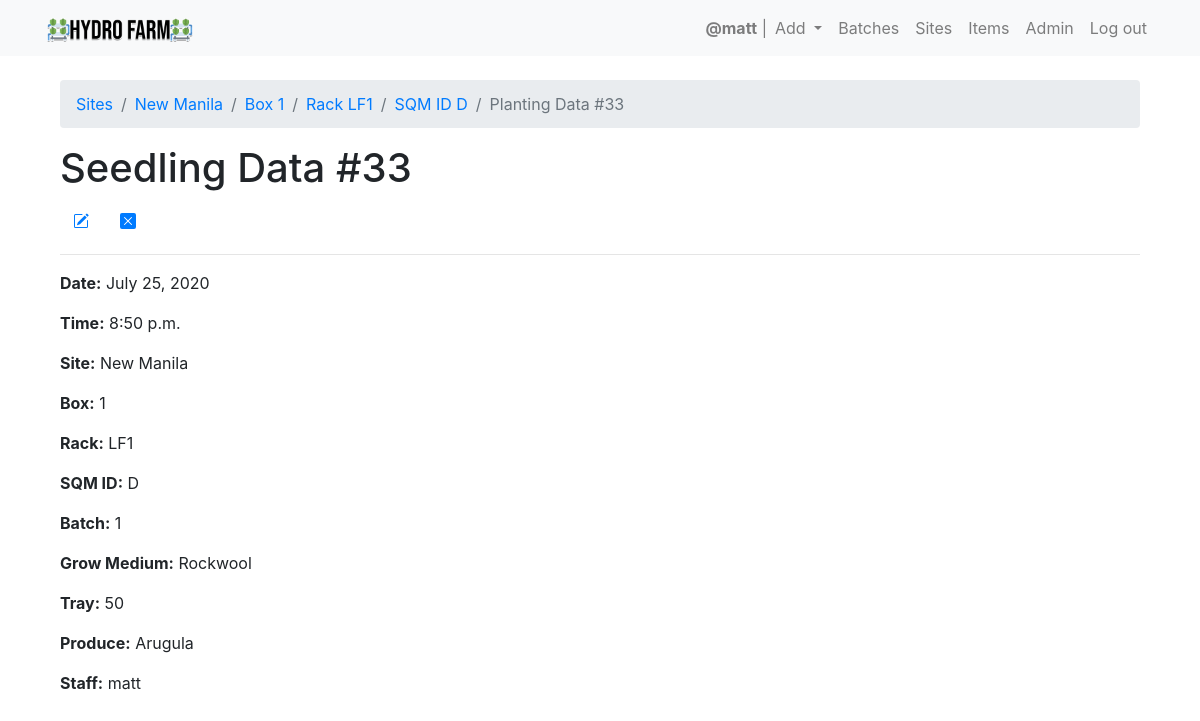
Page /hydro_data/box/new-manila-1/rack/lf1/sqm_id/lf1-d/plantingdata/33 (signed in) on the committed database.
### hydro_data/models.py (models this page shows, shortened)
class PlantingData(models.Model):
    date = models.DateField(default=now,blank=True)
    time = models.TimeField(default=now,blank=True)
    site = models.ForeignKey(Site,on_delete=models.SET_NULL,null=True)
    box = models.ForeignKey(Box,on_delete=models.SET_NULL,null=True)
    rack = models.ForeignKey(Rack,on_delete=models.SET_NULL,null=True)
    seedling_batch_no = models.ForeignKey(Batch,on_delete=models.SET_NULL,null=True)
    growmedium = models.ForeignKey(GrowMedium,on_delete=models.SET_NULL,null=True)
    tray = models.ForeignKey(Tray,on_delete=models.SET_NULL,null=True)
    produce_type = models.ForeignKey(ProduceType,on_delete=models.SET_NULL,null=True)
    square_meter_id = models.ForeignKey(Location,on_delete=models.SET_NULL,null=True)
    staff = models.ForeignKey(User,on_delete=models.SET_NULL,null=True)

class Site(models.Model):
    name = models.CharField(max_length=100,unique=True)
    slug = models.SlugField(allow_unicode=True,unique=True, editable=False)
    description = models.TextField(blank=True,default='')
    description_html = models.TextField(editable=False,default='',blank=True)
    def __str__(self):
        return self.name if self.name else ''

class Box(models.Model):
    site = models.ForeignKey(Site,on_delete=models.SET_NULL, null=True)
    name = models.CharField(max_length=100,unique=True)
    slug = models.SlugField(allow_unicode=True,unique=True, editable=False)
    description = models.TextField(blank=True,default='')
    description_html = models.TextField(editable=False,default='',blank=True)
    class Meta:
        verbose_name = 'box'
        verbose_name_plural = 'boxes'

class Rack(models.Model):
    box = models.ForeignKey(Box, on_delete=models.SET_NULL, null=True)
    name = models.CharField(max_length=100)
    slug = models.SlugField(allow_unicode=True, editable=False, default='hydro_farm_rack')
    x_cor = models.FloatField(blank=True,null=True)
    y_cor = models.FloatField(blank=True,null=True)

class Location(models.Model):
    bool_choices = [
        ('0','Occupied'),
        ('1','Open')
    ]
    rack = models.ForeignKey(Rack, on_delete=models.SET_NULL, null=True)
    name = models.CharField(max_length=100)
    slug = models.SlugField(allow_unicode=True,unique=True, editable=False, default='hydro_farm_sqm_id')
    x_cor = models.FloatField(blank=True,null=True)
    y_cor = models.FloatField(blank=True,null=True)
    is_open = models.CharField(
        max_length = 1,
        choices=bool_choices,
        default='1'
    )

class Batch(models.Model):
    date = models.DateField(default=now,blank=True)
    time = models.TimeField(default=now,blank=True)
    num = models.PositiveSmallIntegerField(default=1)

class GrowMedium(models.Model):
    name = models.CharField(max_length=100,unique=True)
    slug = models.SlugField(allow_unicode=True,unique=True, editable=False, default='hydro_farm_acid')
    def __str__(self):
        try:
            return self.name
        except:
            return 'Missing Values'

class Tray(models.Model):
    name = models.CharField(max_length=100,unique=True)
    slug = models.SlugField(allow_unicode=True,unique=True, editable=False, default='hydro_farm_acid')
    def __str__(self):
        try:
            return self.name
        except:
            return 'Missing Values'

class ProduceType(models.Model):
    name = models.CharField(max_length=100, unique=True)
    slug = models.SlugField(allow_unicode=True,unique=True, editable=False, default='hydro_farm_produce')
    variety = models.CharField(max_length=100, unique=True, blank=True, null=True)
    seed_brand = models.CharField(max_length=100, unique=True, blank=True, null=True)
    def __str__(self):
        try:
            if self.variety:
                return self.variety + ' ' + self.name
            else:
                return self.name
        except:
            return 'Missing Values'

### hydro_data/views.py (the view)
# urls.py: path('box/<boxslug>/rack/<rackslug>/sqm_id/<slug>/plantingdata/<int:pk>', views.PlantingDataDetail.as_view(), name='single_plantingdata'),
class PlantingDataDetail(LoginRequiredMixin, DetailView):
    model = models.PlantingData
    def get_context_data(self,**kwargs):
        context = super().get_context_data(**kwargs)
        context['page_title'] = f"Planting Data #{context['plantingdata'].pk}"
        return context

### hydro_data/templates/hydro_data/plantingdata_detail.html (shortened to what this page needs)
{% extends "hydro_data/hydro_data_base.html" %}
{% load static %}
{% block hd_content %}
  <nav aria-label="breadcrumb">
  <ol class="breadcrumb">
    <li class="breadcrumb-item"><a href="{% url 'hydro_data:site_list' %}">Sites</a></li>
    <li class="breadcrumb-item"><a href="{% url 'hydro_data:box_list' slug=plantingdata.site.slug %}">{{ plantingdata.site.name }}</a></li>
  <li class="breadcrumb-item"><a href="{% url 'hydro_data:rack_tank_per_box' slug=plantingdata.box.slug %}">Box {{ plantingdata.box.name }}</a></li>
  <li class="breadcrumb-item"><a href="{% url 'hydro_data:loc_per_rack' boxslug=plantingdata.box.slug rackslug=plantingdata.rack.slug %}">Rack {{ plantingdata.rack.name }}</a></li>
  <li class="breadcrumb-item"><a href="{% url 'hydro_data:single_location' boxslug=plantingdata.box.slug rackslug=plantingdata.rack.slug slug=plantingdata.square_meter_id.slug %}">SQM ID {{ plantingdata.square_meter_id.name }}</a></li>
  <li class="breadcrumb-item active" aria-current="page">Planting Data #{{ plantingdata.pk }}</li>
  </ol>
  </nav>
  <h1>Seedling Data #{{ plantingdata.pk }}</h1>
  {% if user.is_superuser %}
  <a class='btn btn-default' href="{% url 'hydro_data:plantingdata_edit' boxslug=plantingdata.box.slug rackslug=plantingdata.rack.slug slug=plantingdata.square_meter_id.slug pk=plantingdata.pk %}">
  </a>
  <a class='btn btn-default' href="{% url 'hydro_data:plantingdata_remove' boxslug=plantingdata.box.slug rackslug=plantingdata.rack.slug slug=plantingdata.square_meter_id.slug pk=plantingdata.pk %}">
  </a>
  {% endif %}
  <hr>
  <p><strong>Date:</strong> {{ plantingdata.date }}</p>
  <p><strong>Time:</strong> {{ plantingdata.time }}</p>
  <p><strong>Site:</strong> {{ plantingdata.site }}</p>
  <p><strong>Box:</strong> {{ plantingdata.box.name }}</p>
  <p><strong>Rack:</strong> {{ plantingdata.rack.name }}</p>
  <p><strong>SQM ID:</strong> {{ plantingdata.square_meter_id.name }}</p>
  <p><strong>Batch:</strong> {{ plantingdata.seedling_batch_no.num }}</p>
  <p><strong>Grow Medium:</strong> {{ plantingdata.growmedium }}</p>
  <p><strong>Tray:</strong> {{ plantingdata.tray }}</p>
  <p><strong>Produce:</strong> {{ plantingdata.produce_type }}</p>
  <p><strong>Staff:</strong> {{ plantingdata.staff }}</p>
{% endblock %}

### templates/base.html (shortened to what this page needs)
<!DOCTYPE html>
{% load static %}
<html>
  <head>
    <link rel="stylesheet" href="{% static '/hydro_data/css/master.css' %}">
    <link rel="stylesheet" href="https://cdnjs.cloudflare.com/ajax/libs/twitter-bootstrap/4.1.3/css/bootstrap.css">
    <link rel="stylesheet" href="https://cdn.datatables.net/1.10.21/css/dataTables.bootstrap4.min.css">
    <link rel="stylesheet" href="https://stackpath.bootstrapcdn.com/bootstrap/4.1.3/css/bootstrap.min.css"
>
    <link href="https://maxcdn.bootstrapcdn.com/font-awesome/4.7.0/css/font-awesome.min.css" rel="stylesheet">
  </head>
  <body>
    <nav class="navbar navbar-expand-lg navbar-light bg-light" role="navigation" id="navbar">
      <div class="container">
        <div class="navbar-nav align-items-center">
          <a class="navbar-brand mynav" href="{% url 'home' %}"><img src="{% static "images/logo.png" %}" alt="Hydro Farm" class="img-rounded center-block" width='150'></a>
        </div>
        <div class="collapse navbar-collapse" id="navbarNav">
          <div class="navbar-nav ml-auto">
            {% if user.is_authenticated %}
            <span class="navbar-text">
              <strong>@{{ request.user }}</strong> |
            </span>
            <li class="nav-item dropdown">
              <a class="nav-link dropdown-toggle" href="#" id="navbarDropdownMenuLink" role="button" data-toggle="dropdown" aria-haspopup="true" aria-expanded="false">
                Add
              </a>
            </li>
              <a class="nav-item nav-link" href="{% url 'hydro_data:batches' %}" class="btn btn-simple">Batches</a>
              <a class="nav-item nav-link" href="{% url 'hydro_data:site_list' %}" class="btn btn-simple">Sites</a>
              {% if user.is_superuser %}
              <a class="nav-item nav-link" href="{% url 'hydro_data:items' %}" class="btn btn-simple">Items</a>
              <a class="nav-item nav-link" href="{% url 'admin:index' %}" class="btn btn-simple">Admin</a>
              {% endif %}
              <a class="nav-item nav-link" href="{% url 'logout' %}" class="btn btn-simple">Log out</a>
            {% else %}
              <a class="nav-item nav-link" href="{% url 'login' %}" class="btn btn-simple">Log in</a>
              <a class="nav-item nav-link" href="{% url 'signup' %}" class="btn btn-simple">Sign up</a>
            {% endif %}
          </div>
        </div>
      </div>
    </nav>
    <div class="container mt-4">
      {% block content %}
      {% endblock %}
    </div>
  </body>
</html>

### static/hydro_data/css/master.css (style rules this page uses)
body { padding-bottom: 120px; }

### rows in the picture
PlantingData: site.name "New Manila", box.name "1", rack.name "LF1", square_meter_id.name "D", pk "33", date "July 25, 2020", time "8:50 p.m.", site "New Manila", seedling_batch_no.num "1", growmedium "Rockwool", tray "50", produce_type "Arugula", staff "matt"

### other values in the picture
{{ request.user }} "matt"
